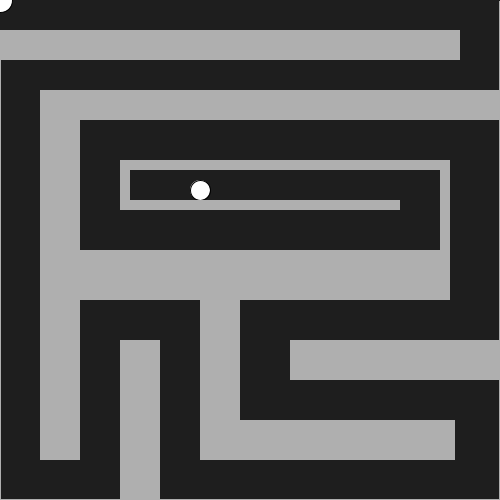
Frame 1 (no input)
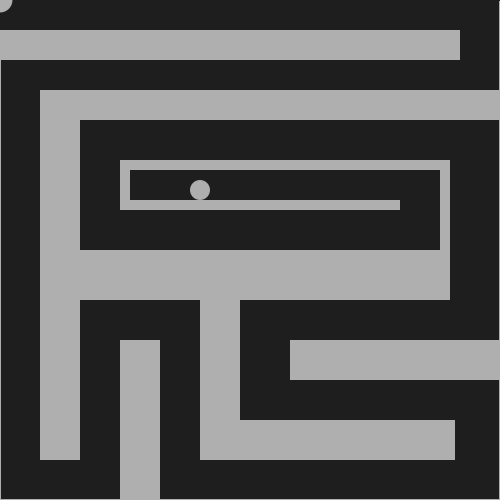
Frame 60 (the mouse pressed at the canvas centre just before this capture)
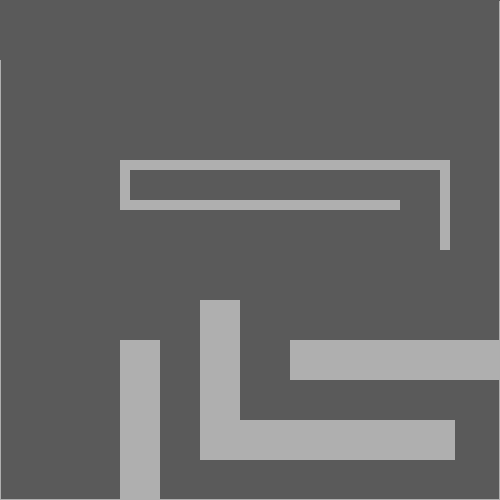
Frame 120 (the mouse held since frame 60 and released just before this capture)

The Processing sketch that drew these frames (run headless with seeded random() and noise(); from frame 60 on, the mouse is pressed at the canvas centre):

// Processing sketch: NMMidtermbetter
// ── NMMidtermbetter.pde
//Naomi Marshall
//Maze game 
//It's basically done, but I may add a bit more, like I may make it harder)
//Rules: Don't touch the walls too much and get to the ellipse in the center to win


boolean button = false; //
int counter = 225; //"Health bar"
int ell = 25;
int oell = 20;
float g = 200;
float h = 190;
boolean win = false;

maze wall1; // Maze wall
maze wall2; // Maze wall
maze wall3; // Maze wall
maze wall4; // Maze wall
maze wall5; // Maze wall
maze wall6; // Maze wall
maze wall7; // Maze wall
maze wall8; // Maze wall
maze wall9; // Maze wall
maze wall10; // Maze wall
maze wall11; // Maze wall
maze wall12; // Maze wall
maze wall13; // Maze wall
maze wall14; // Maze wall
maze wall15; // Maze wall

void setup(){
  
  size(500, 500);
  // Initialize Objects
wall1 = new maze(0, 30, 460, 30); // 
wall2 = new maze(40, 90, 460, 30);
wall3 = new maze(40, 120, 40, 340);
wall4 = new maze(80, 250, 370, 50);
wall5 = new maze(120, 340, 40, 160);
wall6 = new maze(120, 160, 330, 10);
wall7 = new maze(200, 300, 40, 160);
wall8 = new maze(240, 420, 215, 40);
wall9 = new maze(290, 340, 210, 40);
wall10 = new maze(120, 200, 280, 10);
wall11 = new maze(120, 170, 10, 40);
wall12 = new maze(440, 170, 10, 80);
wall13 = new maze(1, 499, 499, 1);
wall14 = new maze(499, 1, 1, 499);
wall15 = new maze(0, 60, 1, 499);


}

void draw() {
  background(255 - counter);
  ellipse(mouseX,mouseY,ell,ell);
  ellipse(g,h,oell,oell);
  wall1.display();
  wall1.touchy();
  wall2.display();
  wall2.touchy();
  wall3.display();
  wall3.touchy();
  wall4.display();
  wall4.touchy();
  wall5.display();
  wall5.touchy();
  wall6.display();
  wall6.touchy();
  wall7.display();
  wall7.touchy();
  wall8.display();
  wall8.touchy();
  wall9.display();
  wall9.touchy();
  wall10.display();
  wall10.touchy();
  wall11.display();
  wall11.touchy();
  wall12.display();
  wall12.touchy();
  wall13.display();
  wall13.touchy();
  wall14.display();
  wall14.touchy();
  wall15.display();
  wall15.touchy();
  
  print (" ", mouseX,",",mouseY," ");

 
 if (mouseX > 190 && mouseX < 210 && mouseY > 180 && mouseY < 200) {
      
  // counter = 100;
   
   win = true;
      
 // button =false;
      
   
   fill(0,255,0); 
   rect(0, 0, 300, 300);
   
      print("YOU WIN!"); 
      background(0,255,0);
      
      //textFont(f, 16);
  fill(255); 
  textSize(50);
  textAlign(CENTER, CENTER);
  text("YOU WIN :D", width/2, height/2);
    }
}
  
  class maze { 
  // Variables, determines wall x,y,width and height
int x;
float y;
int w;
int h;
 // Constructor.
  maze(int Inx,float Iny,int Inw,int Inh) //Same as above
  { 
x = Inx;
y = Iny;
w = Inw;
h = Inh;
  }

  //Fuction shows walls
 void display() {
   if (win == false){
    noStroke();
    fill(175); 
    rect(x, y, w, h);
   } else if (win == true)
   {  
     fill(0,255,0); 
   rect(0, 0, 300, 300);
   
      print("Level Complete!"); 
      background(0,255,0);
      
      //textFont(f, 16);
  fill(255); 
  textSize(50);
  textAlign(CENTER, CENTER);
  text("YOU WIN :D", width/2, height/2);
}
  }
  
  //If touching walls health goes down, If depleted, game over
 void touchy(){
 if (win == false){
 if (mouseX+(12.5) > x && mouseX-(12.5) < x+w && mouseY+(12.5) > y && mouseY-(12.5) < y+h) {
  button = true;
    counter = counter-1;
    background(255 - counter); 
    
    
    
     if (counter <= 0){  // reset your counter
   counter = 0;
   print("GAME OVER"); 
   background(255,0,0);
   ell= 0;
   fill(255,0,0); 
   
  
     }
 
  } else {
   button = false;
    
    if (counter <= 0){  // reset your counter
   counter = 0;
   print(" GAME OVER "); 
   background(255,0,0);
   ell= 0;
   fill(255,0,0); 
   textSize(50);
   textAlign(CENTER, CENTER);
   text("You Lose", width/2, height/2);
   
     }
    else if (win == true){
    fill(0,255,0); 
   
    }
  }
 }
 }
 }
